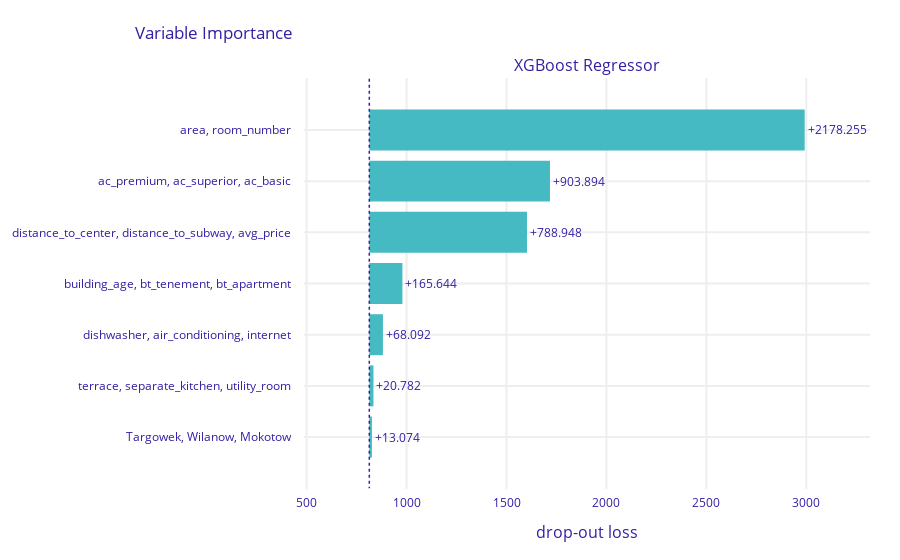

The notebook cell saved with this chart:
### Markdown cell above
Drop-out loss plot with grouped variables

### Code cell
variable_groups = {
    'area, room_number':
        ['area', 'room_number'], # Space
    'terrace, separate_kitchen, utility_room':
        ['terrace', 'separate_kitchen', 'utility_room'], # Layout
    'building_age, bt_tenement, bt_apartment':
        ['building_age', 'bt_tenement', 'bt_apartment'], # Construction
    'distance_to_center, distance_to_subway, avg_price':
        ['distance_to_center', 'distance_to_subway', 'avg_price'], # Spatial
    'Targowek, Wilanow, Mokotow':
        ['Targowek', 'Wilanow', 'Mokotow'], # District
    'ac_premium, ac_superior, ac_basic':
        ['ac_premium', 'ac_superior', 'ac_basic'], # Class
    'dishwasher, air_conditioning, internet':
        ['dishwasher', 'air_conditioning', 'internet']} # Equipment

explainer.model_parts(variable_groups=variable_groups).plot()

### Figure 1 — Plotly figure (JSON) as saved in the notebook; plotly's stock layout.template omitted (floating-point values rounded to 4 significant figures)
{"data": [{"base": 813.6, "hoverinfo": "text", "hoverlabel": {"bgcolor": "rgba(0, 0, 0, 0.8)"}, "hovertext": ["Model: XGBoost Regressor loss after<br>variable: area, room_number is permuted: 2991.867<br>Drop-out loss change: +2178.255", "Model: XGBoost Regressor loss after<br>variable: ac_premium, ac_superior, ac_basic is permuted: 1717.505<br>Drop-out loss change: +903.894", "Model: XGBoost Regressor loss after<br>variable: distance_to_center, distance_to_subway, avg_price is permuted: 1602.559<br>Drop-out loss change: +788.948", "Model: XGBoost Regressor loss after<br>variable: building_age, bt_tenement, bt_apartment is permuted: 979.255<br>Drop-out loss change: +165.644", "Model: XGBoost Regressor loss after<br>variable: dishwasher, air_conditioning, internet is permuted: 881.703<br>Drop-out loss change: +68.092", "Model: XGBoost Regressor loss after<br>variable: terrace, separate_kitchen, utility_room is permuted: 834.393<br>Drop-out loss change: +20.782", "Model: XGBoost Regressor loss after<br>variable: Targowek, Wilanow, Mokotow is permuted: 826.685<br>Drop-out loss change: +13.074"], "marker": {"color": "#46bac2"}, "orientation": "h", "showlegend": false, "text": ["+2178.255", "+903.894", "+788.948", "+165.644", "+68.092", "+20.782", "+13.074"], "textposition": "outside", "type": "bar", "x": [2178.0, 903.9, 788.9, 165.6, 68.09, 20.78, 13.07], "xaxis": "x", "y": ["area, room_number", "ac_premium, ac_superior, ac_basic", "distance_to_center, distance_to_subway, avg_price", "building_age, bt_tenement, bt_apartment", "dishwasher, air_conditioning, internet", "terrace, separate_kitchen, utility_room", "Targowek, Wilanow, Mokotow"], "yaxis": "y"}], "layout": {"annotations": [{"font": {"size": 16}, "showarrow": false, "text": "XGBoost Regressor", "x": 0.5, "xanchor": "center", "xref": "paper", "y": 1, "yanchor": "bottom", "yref": "paper"}, {"font": {"size": 16}, "showarrow": false, "text": "drop-out loss", "x": 0.5, "xanchor": "center", "xref": "paper", "y": 0, "yanchor": "top", "yref": "paper", "yshift": -30}], "autosize": true, "font": {"color": "#371ea3"}, "margin": {"b": 71, "r": 30, "t": 78}, "shapes": [{"line": {"color": "#371ea3", "dash": "dot", "width": 1.5}, "type": "line", "x0": 813.6, "x1": 813.6, "xref": "x", "y0": -1, "y1": 7, "yref": "y"}], "title": {"text": "Variable Importance", "x": 0.15}, "xaxis": {"anchor": "y", "automargin": true, "domain": [0, 1], "fixedrange": true, "gridwidth": 2, "range": [486.9, 3319.0], "tickcolor": "white", "ticklen": 3, "ticks": "outside", "type": "linear", "zeroline": false}, "yaxis": {"anchor": "x", "automargin": true, "autorange": true, "domain": [0, 1], "fixedrange": true, "gridwidth": 2, "range": [7.029, -1.029], "tickcolor": "white", "ticklen": 10, "ticks": "outside", "type": "category"}}}
